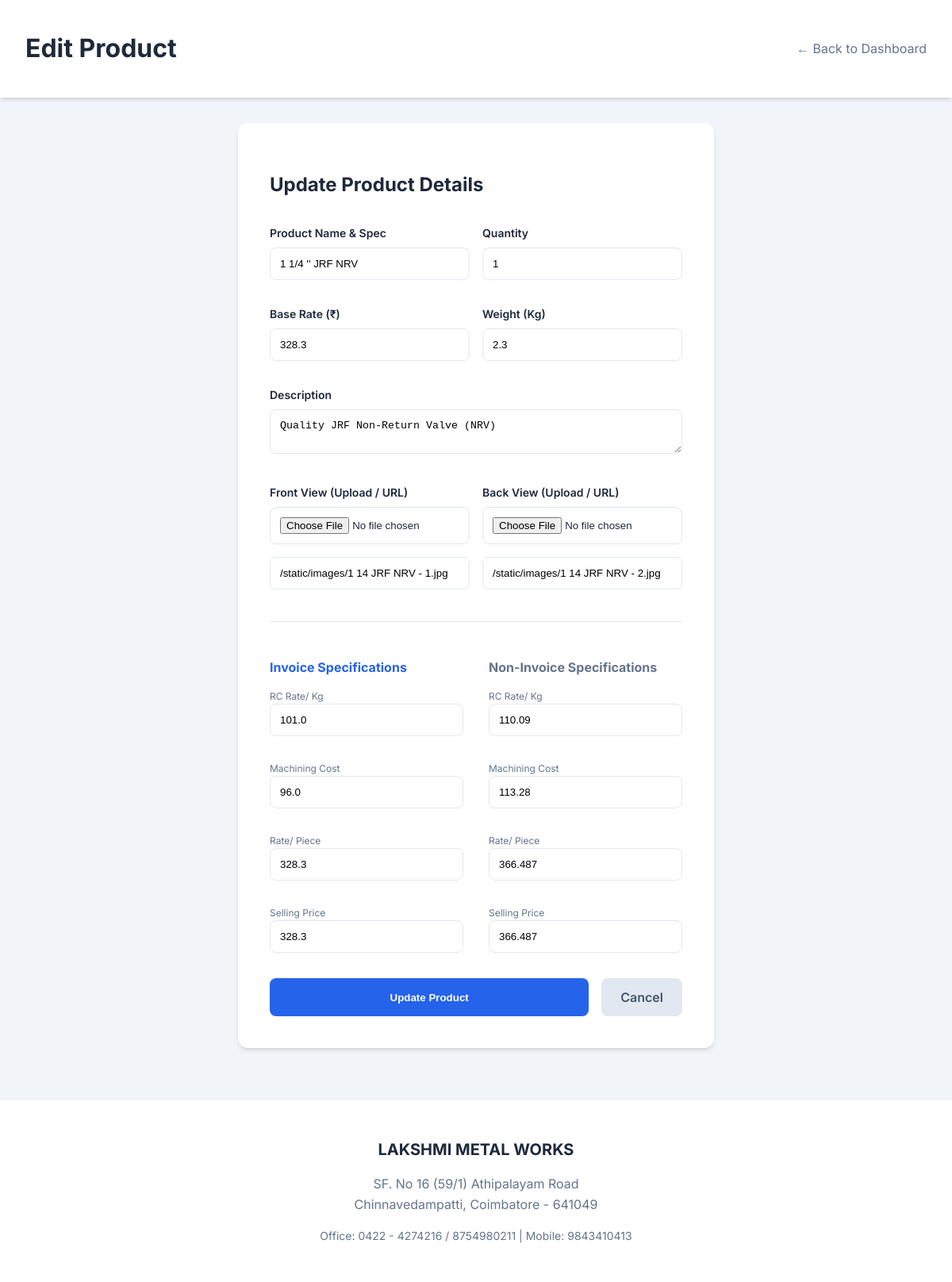
The page /admin/edit-product/17 (signed in) on the database its author committed.
### models.py (models this page shows)
class Product(Base):
    __tablename__ = "products"
    id = Column(Integer, primary_key=True, index=True)
    name = Column(String, index=True)
    description = Column(Text)
    qty = Column(Integer, default=1)
    rate = Column(Float)
    image_url = Column(String)  # Front View
    back_image_url = Column(String, nullable=True)  # Back View
    weight = Column(Float, nullable=True)
    rc_rate_kg_invoice = Column(Float, nullable=True)
    machining_cost_invoice = Column(Float, nullable=True)
    rate_piece_invoice = Column(Float, nullable=True)
    rc_rate_kg_no_invoice = Column(Float, nullable=True)
    machining_cost_no_invoice = Column(Float, nullable=True)
    rate_piece_no_invoice = Column(Float, nullable=True)
    selling_price_invoice = Column(Float, nullable=True)
    selling_price_no_invoice = Column(Float, nullable=True)
    is_active = Column(Boolean, default=True)

### main.py (the view)
@app.get("/admin/edit-product/{product_id}", response_class=HTMLResponse)
async def edit_product_page(request: Request, product_id: int, db: Session = Depends(get_db)):
    if request.cookies.get("admin_session") != "authenticated":
        return RedirectResponse(url="/")
    product = db.query(models.Product).filter(models.Product.id == product_id).first()
    if not product:
        raise HTTPException(status_code=404, detail="Product not found")
    return templates.TemplateResponse("edit_product.html", {"request": request, "product": product})

### templates/edit_product.html (shortened to what this page needs)
<!DOCTYPE html>
<html lang="en">
<head>
    <link rel="stylesheet" href="/static/css/styles.css">
</head>
<body style="background-color: #f1f5f9;">
    <header>
        <h1>Edit Product</h1>
        <nav><a href="/admin/dashboard" style="color: var(--text-muted); text-decoration: none;">← Back to Dashboard</a>
        </nav>
    </header>
    <div class="container" style="max-width: 600px;">
        <div class="admin-form" style="padding: 2.5rem; margin-top: 2rem;">
            <h2 style="margin-bottom: 2rem; color: var(--text-main);">Update Product Details</h2>
            <form action="/admin/update-product/{{ product.id }}" method="post" enctype="multipart/form-data">
                <div style="display: grid; grid-template-columns: 1fr 1fr; gap: 1rem;">
                    <div>
                        <label
                            style="display: block; font-size: 0.875rem; font-weight: 600; margin-bottom: 0.5rem;">Product
                            Name & Spec</label>
                        <input type="text" name="name" value="{{ product.name }}" class="input-field" required>
                    </div>
                    <div>
                        <label
                            style="display: block; font-size: 0.875rem; font-weight: 600; margin-bottom: 0.5rem;">Quantity</label>
                        <input type="number" name="qty" value="{{ product.qty or 1 }}" class="input-field" required>
                    </div>
                    <div>
                        <label
                            style="display: block; font-size: 0.875rem; font-weight: 600; margin-bottom: 0.5rem;">Base
                            Rate (₹)</label>
                        <input type="number" step="any" name="rate" value="{{ product.rate or 0 }}" class="input-field"
                            required>
                    </div>
                    <div>
                        <label
                            style="display: block; font-size: 0.875rem; font-weight: 600; margin-bottom: 0.5rem;">Weight
                            (Kg)</label>
                        <input type="number" step="any" name="weight" value="{{ product.weight or 0 }}"
                            class="input-field">
                    </div>
                    <div style="grid-column: span 2;">
                        <label
                            style="display: block; font-size: 0.875rem; font-weight: 600; margin-bottom: 0.5rem;">Description</label>
                        <textarea name="description" class="input-field" rows="2"
                            required>{{ product.description }}</textarea>
                    </div>
                    <div>
                        <label
                            style="display: block; font-size: 0.875rem; font-weight: 600; margin-bottom: 0.5rem;">Front
                            View (Upload / URL)</label>
                        <input type="file" name="image_file" class="input-field" accept="image/*">
                        <input type="text" name="image_url" value="{{ product.image_url }}" class="input-field">
                    </div>
                    <div>
                        <label
                            style="display: block; font-size: 0.875rem; font-weight: 600; margin-bottom: 0.5rem;">Back
                            View (Upload / URL)</label>
                        <input type="file" name="back_image_file" class="input-field" accept="image/*">
                        <input type="text" name="back_image_url" value="{{ product.back_image_url or '' }}"
                            class="input-field">
                    </div>
                </div>
                <div
                    style="display: grid; grid-template-columns: 1fr 1fr; gap: 2rem; margin-top: 1.5rem; padding-top: 1.5rem; border-top: 1px solid var(--border);">
                    <div>
                        <h4 style="margin-bottom: 1rem; color: var(--primary);">Invoice Specifications</h4>
                        <div style="margin-bottom: 1rem;">
                            <label style="display: block; font-size: 0.75rem; color: var(--text-muted);">RC Rate/
                                Kg</label>
                            <input type="number" step="any" name="rc_rate_kg_invoice"
                                value="{{ product.rc_rate_kg_invoice or 0 }}" class="input-field">
                        </div>
                        <div style="margin-bottom: 1rem;">
                            <label style="display: block; font-size: 0.75rem; color: var(--text-muted);">Machining
                                Cost</label>
                            <input type="number" step="any" name="machining_cost_invoice"
                                value="{{ product.machining_cost_invoice or 0 }}" class="input-field">
                        </div>
                        <div style="margin-bottom: 1rem;">
                            <label style="display: block; font-size: 0.75rem; color: var(--text-muted);">Rate/
                                Piece</label>
                            <input type="number" step="any" name="rate_piece_invoice"
                                value="{{ product.rate_piece_invoice or 0 }}" class="input-field">
                        </div>
                        <div style="margin-bottom: 1rem;">
                            <label style="display: block; font-size: 0.75rem; color: var(--text-muted);">Selling
                                Price</label>
                            <input type="number" step="any" name="selling_price_invoice"
                                value="{{ product.selling_price_invoice or 0 }}" class="input-field">
                        </div>
                    </div>
                    <div>
                        <h4 style="margin-bottom: 1rem; color: #64748b;">Non-Invoice Specifications</h4>
                        <div style="margin-bottom: 1rem;">
                            <label style="display: block; font-size: 0.75rem; color: var(--text-muted);">RC Rate/
                                Kg</label>
                            <input type="number" step="any" name="rc_rate_kg_no_invoice"
                                value="{{ product.rc_rate_kg_no_invoice or 0 }}" class="input-field">
                        </div>
                        <div style="margin-bottom: 1rem;">
                            <label style="display: block; font-size: 0.75rem; color: var(--text-muted);">Machining
                                Cost</label>
                            <input type="number" step="any" name="machining_cost_no_invoice"
                                value="{{ product.machining_cost_no_invoice or 0 }}" class="input-field">
                        </div>
                        <div style="margin-bottom: 1rem;">
                            <label style="display: block; font-size: 0.75rem; color: var(--text-muted);">Rate/
                                Piece</label>
                            <input type="number" step="any" name="rate_piece_no_invoice"
                                value="{{ product.rate_piece_no_invoice or 0 }}" class="input-field">
                        </div>
                        <div style="margin-bottom: 1rem;">
                            <label style="display: block; font-size: 0.75rem; color: var(--text-muted);">Selling
                                Price</label>
                            <input type="number" step="any" name="selling_price_no_invoice"
                                value="{{ product.selling_price_no_invoice or 0 }}" class="input-field">
                        </div>
                    </div>
                </div>
                <div style="display: flex; gap: 1rem;">
                    <button type="submit" class="btn btn-primary" style="flex: 1;">Update Product</button>
                    <a href="/admin/dashboard" class="btn"
                        style="background: #e2e8f0; color: #475569; text-align: center; line-height: 1.5;">Cancel</a>
                </div>
            </form>
        </div>
    </div>
    <footer>
        <div class="footer-content">
            <div class="footer-brand">LAKSHMI METAL WORKS</div>
            <div class="footer-address">
                SF. No 16 (59/1) Athipalayam Road<br>
                Chinnavedampatti, Coimbatore - 641049
            </div>
            <div class="footer-contact">
                Office: 0422 - 4274216 / 8754980211 | Mobile: 9843410413
            </div>
        </div>
    </footer>
</body>
</html>

### static/css/styles.css (style rules this page uses)
:root { --primary: #2563eb; --primary-hover: #1d4ed8; --bg: #f8fafc; --card-bg: #ffffff; --text-main: #1e293b; --text-muted: #64748b; --border: #e2e8f0; --shadow: 0 4px 6px -1px rgb(0 0 0 / 0.1), 0 2px 4px -2px rgb(0 0 0 / 0.1); }
body { font-family: 'Inter', sans-serif; background-color: var(--bg); color: var(--text-main); margin: 0; padding: 0; line-height: 1.5; }
header { background: var(--card-bg); padding: 1rem 2rem; box-shadow: var(--shadow); display: flex; justify-content: space-between; align-items: center; position: sticky; top: 0; z-index: 100; }
nav { display: flex; align-items: center; gap: 1.5rem; }
.container { max-width: 1200px; margin: 2rem auto; padding: 0 1rem; }
.btn { display: inline-block; padding: 0.75rem 1.5rem; border-radius: 8px; font-weight: 600; text-decoration: none; cursor: pointer; transition: all 0.2s; border: none; text-align: center; }
.btn-primary { background: var(--primary); color: white; }
.admin-form { background: white; padding: 2rem; border-radius: 12px; box-shadow: var(--shadow); margin-bottom: 2rem; }
.input-field { width: 100%; padding: 0.75rem; margin-bottom: 1rem; border: 1px solid var(--border); border-radius: 8px; box-sizing: border-box; }
footer { background: var(--card-bg); padding: 3rem 2rem; margin-top: 4rem; border-top: 1px solid var(--border); text-align: center; color: var(--text-muted); }
.footer-content { max-width: 800px; margin: 0 auto; }
.footer-brand { font-weight: 700; color: var(--text-main); margin-bottom: 1rem; font-size: 1.25rem; }
.footer-address { line-height: 1.6; margin-bottom: 1rem; }
.footer-contact { font-size: 0.875rem; }

### rows shown on the page
Product: name "1 1/4 '' JRF NRV", qty "1", rate "328.3", weight "2.3", description "Quality JRF Non-Return Valve (NRV)", image_url "/static/images/1 14 JRF NRV - 1.jpg", back_image_url "/static/images/1 14 JRF NRV - 2.jpg", rc_rate_kg_invoice "101.0", machining_cost_invoice "96.0", rate_piece_invoice "328.3", selling_price_invoice "328.3", rc_rate_kg_no_invoice "110.09", machining_cost_no_invoice "113.28", rate_piece_no_invoice "366.487", selling_price_no_invoice "366.487"
